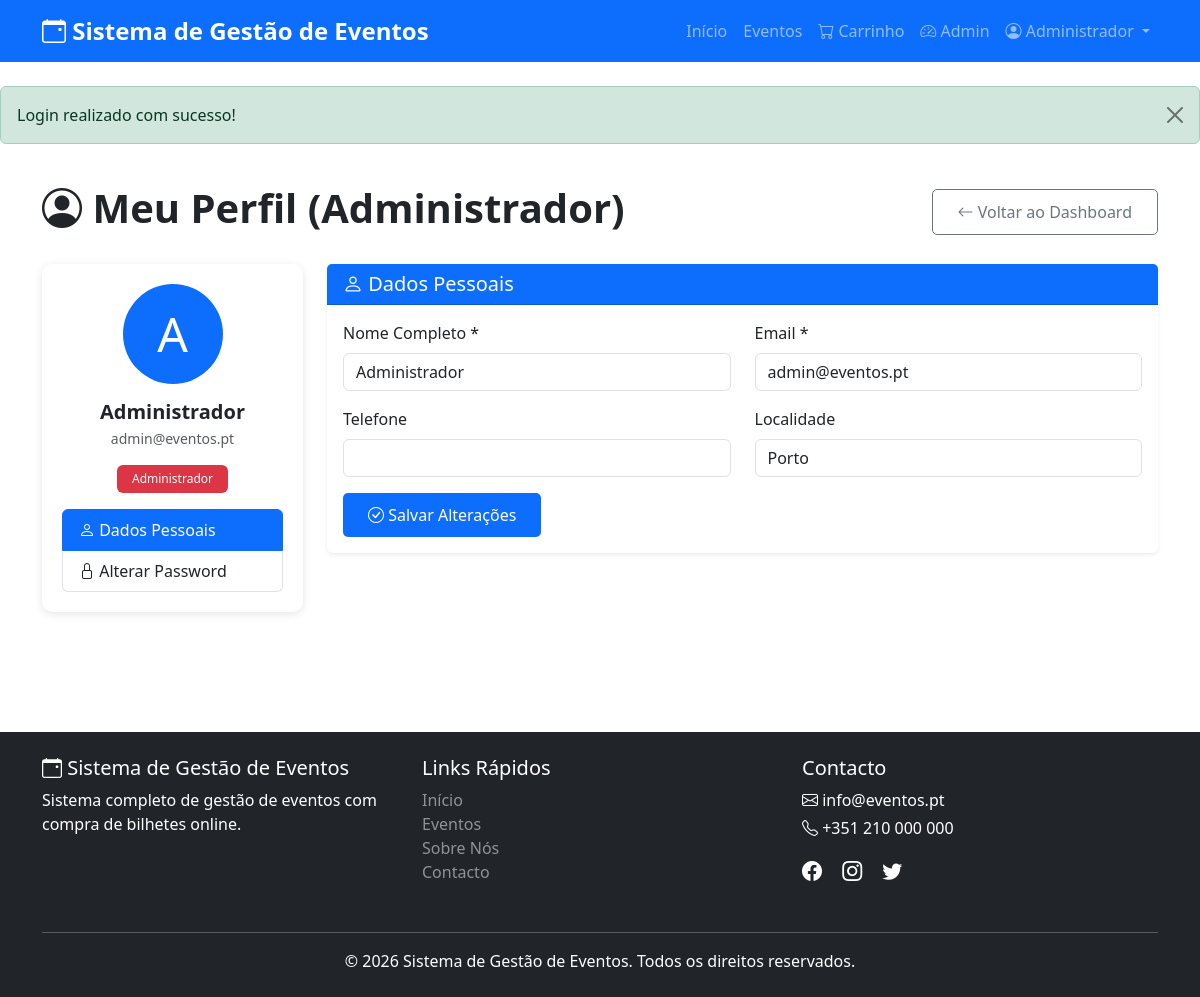
Screenshot of /admin/profile.php (signed in) with the database file from the repository.
### tables this page shows
CREATE TABLE `users` (
  `id` int(11) NOT NULL,
  `name` varchar(100) NOT NULL,
  `email` varchar(100) NOT NULL,
  `password` varchar(255) NOT NULL,
  `phone` varchar(20) DEFAULT NULL,
  `address` text DEFAULT NULL,
  `role` enum('admin','user') DEFAULT 'user',
  `created_at` timestamp NOT NULL DEFAULT current_timestamp(),
  `updated_at` timestamp NOT NULL DEFAULT current_timestamp() ON UPDATE current_timestamp()
);

### admin/profile.php (the view, shortened to what this page needs)
<?php
require_once '../config.php';
$stmt = $conn->prepare("SELECT * FROM users WHERE id = ?");
$stmt->execute([$_SESSION['user_id']]);
$user = $stmt->fetch();
include '../includes/header.php';
?>
<div class="container py-4">
    <div class="d-flex justify-content-between align-items-center mb-4">
        <h1 class="fw-bold"><i class="bi bi-person-circle"></i> Meu Perfil (Administrador)</h1>
        <a href="index.php" class="btn btn-outline-secondary"><i class="bi bi-arrow-left"></i> Voltar ao Dashboard</a>
    </div>
    <div class="row">
        <div class="col-lg-3 mb-4">
            <div class="profile-sidebar">
                <div class="profile-avatar bg-primary text-white d-flex align-items-center justify-content-center rounded-circle mx-auto mb-3" style="width: 100px; height: 100px; font-size: 3rem;">
                    <?php echo strtoupper(substr($user['name'], 0, 1)); ?>
                </div>
                <h5 class="text-center fw-bold mb-1"><?php echo htmlspecialchars($user['name']); ?></h5>
                <p class="text-center text-muted small mb-3"><?php echo htmlspecialchars($user['email']); ?></p>
                <div class="text-center mb-3">
                    <span class="badge bg-danger">Administrador</span>
                </div>
                <div class="list-group">
                    <a href="#dados" class="list-group-item list-group-item-action active" data-bs-toggle="tab">
                        <i class="bi bi-person"></i> Dados Pessoais
                    </a>
                    <a href="#password" class="list-group-item list-group-item-action" data-bs-toggle="tab">
                        <i class="bi bi-lock"></i> Alterar Password
                    </a>
                </div>
            </div>
        </div>
        <div class="col-lg-9">
            <div class="tab-content">
                <div class="tab-pane fade show active" id="dados">
                    <div class="card shadow-sm border-0">
                        <div class="card-header bg-primary text-white">
                            <h5 class="mb-0"><i class="bi bi-person"></i> Dados Pessoais</h5>
                        </div>
                        <div class="card-body">
                            <form method="POST" action="" class="needs-validation" novalidate>
                                <div class="row">
                                    <div class="col-md-6 mb-3">
                                        <label for="name" class="form-label">Nome Completo *</label>
                                        <input type="text" class="form-control" id="name" name="name"
                                            value="<?php echo htmlspecialchars($user['name']); ?>" required>
                                    </div>
                                    <div class="col-md-6 mb-3">
                                        <label for="email" class="form-label">Email *</label>
                                        <input type="email" class="form-control" id="email" name="email"
                                            value="<?php echo htmlspecialchars($user['email']); ?>" required>
                                    </div>
                                    <div class="col-md-6 mb-3">
                                        <label for="phone" class="form-label">Telefone</label>
                                        <input type="tel" class="form-control" id="phone" name="phone"
                                            value="<?php echo htmlspecialchars($user['phone']); ?>">
                                    </div>
                                    <div class="col-md-6 mb-3">
                                        <label for="address" class="form-label">Localidade</label>
                                        <input type="text" class="form-control" id="address" name="address"
                                            value="<?php echo htmlspecialchars($user['address']); ?>">
                                    </div>
                                </div>
                                <button type="submit" name="update_profile" class="btn btn-primary">
                                    <i class="bi bi-check-circle"></i> Salvar Alterações
                                </button>
                            </form>
                        </div>
                    </div>
                </div>
            </div>
        </div>
    </div>
</div>
<?php include '../includes/footer.php'; ?>

### assets/css/style.css (style rules this page uses)
:root { --primary-color: #0d6efd; --secondary-color: #6c757d; --success-color: #198754; --danger-color: #dc3545; --warning-color: #ffc107; }
body { min-height: 100vh; display: flex; flex-direction: column; font-family: "Segoe UI", Tahoma, Geneva, Verdana, sans-serif; }
.profile-sidebar { background: white; padding: 20px; border-radius: 10px; box-shadow: 0 2px 8px rgba(0, 0, 0, 0.1); }
.profile-avatar { width: 120px; height: 120px; border-radius: 50%; background: var(--primary-color); color: white; display: flex; align-items: center; justify-content: center; font-size: 3rem; margin: 0 auto 20px; }
.btn { padding: 10px 25px; border-radius: 5px; font-weight: 500; }
.btn-primary { background: var(--primary-color); border: none; }
.badge { padding: 8px 15px; font-weight: 500; }

### rows the page displays
users: name "A", name "Administrador", email "admin@eventos.pt", address "Porto"

### other values shown
SITE_NAME "Sistema de Gestão de Eventos"
$_SESSION['user_name'] "Administrador"
$alert['message'] "Login realizado com sucesso!"
